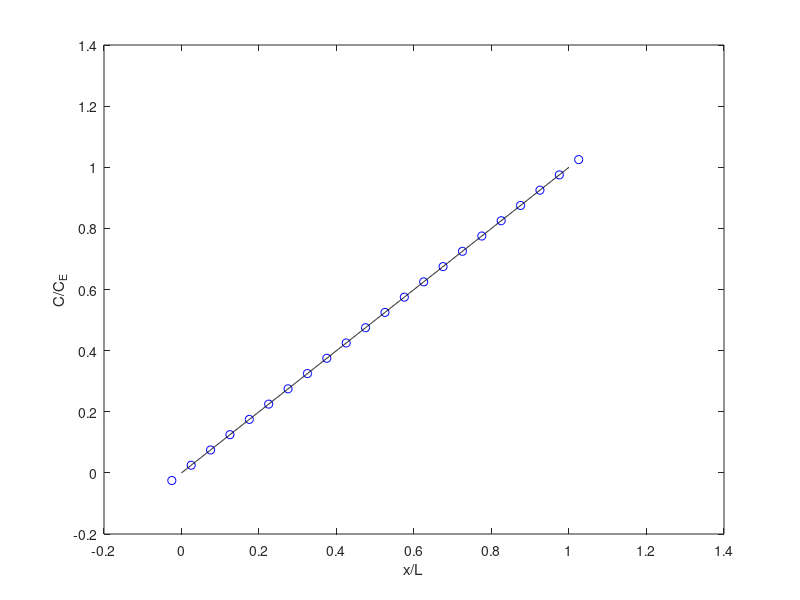

The MATLAB source for this figure: (Note: this script raises an error after producing the figure.)
clear all;
close all;
Gamma = 0.005;
L = 1;
N = 20;
dx = L/N;
CE = 1;

x = -dx/2:dx:L+dx/2;
A = zeros(N+2);
b = zeros(N+2, 1);

% interior points
r = Gamma / dx^2;
for i = 2:N+1
  A(i, i-1) = r;
  A(i, i)   = -2 * r;
  A(i, i+1) = r;
  b(i) = 0;
end

% BC1
A(1,1) = 0.5;
A(1,2) = 0.5;
b(1) = 0;

% BC2
A(N+2,N+1) = 0.5;
A(N+2,N+2) = 0.5;
b(N+2) = CE; % BC2
 
C = A \ b; % invert matrix

xf = linspace(0, L, 1000); Cex = xf/L*CE;
plot(x, C, 'ob', xf, Cex, '-k');
xlabel('x/L')
ylabel('C/C_E')
legend('numerical', 'exact', 'location', 'NW')